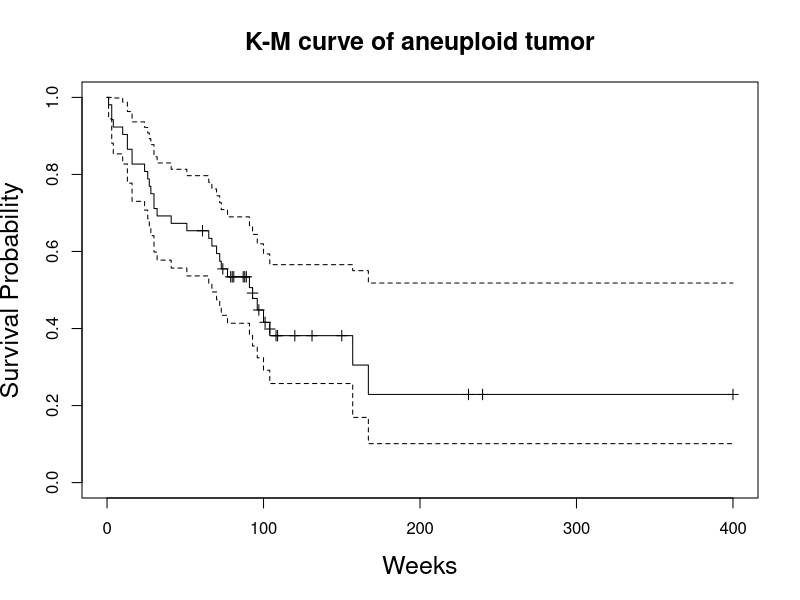
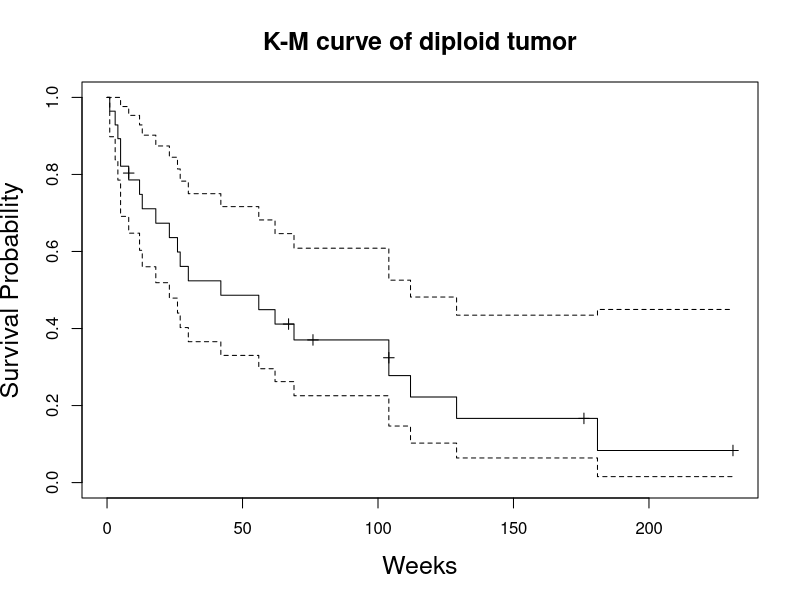

Source code (R) for these figures, in order:
## ---- chunk 1
knitr::opts_chunk$set(echo = FALSE, warning = F, message = F)
## ---- chunk 2
q2_tab <- data.frame(
    ti = c(1,2,4,5,6,7,8,9,10),
    ni = c(10,9,7,6,5,4,3,2,1),
    di = c(1,2,0,0,1,0,0,0,0),
    ci = c(0,0,1,1,0,1,1,1,1)
)

q2_tab$lambda <- ifelse(q2_tab$ni == 0, 0, q2_tab$di/q2_tab$ni)

for (i in 1:nrow(q2_tab)){
    q2_tab$St[i] = prod(1 - q2_tab$lambda[1:i])
}

for (i in 1:nrow(q2_tab)){
    q2_tab$Ht[i] = sum(q2_tab$lambda[1:i])
}

q2_tab$expHt <- exp(-q2_tab$Ht)
## ---- chunk 3
library(tidyverse)
names(q2_tab) = c(
                 "$t_i$",
                 "$n_i$",
                 "$d_i$",
                 "$c_i$",
                 "$\\hat{\\lambda_i}$",
                 "$\\hat{S(t)}$",
                 "$\\tilde{H}(t)$",
                 "$\\exp(-\\tilde{H}(t))$"
             )
q2_tab %>% knitr::kable(
             digits = 3,
             escape = FALSE,
             row.names = FALSE,
             caption = "Table of the survival data 1,2,2,4+,5+,6,7+,8+,9+,10+"
             ) %>% kableExtra::footnote(general = 
                                       c(
                             "$\\\\hat{S(t)}$: Kaplan-Meier estimator of survival function ",
                             "$\\\\tilde{H(t)}$: Nelson-Aalen estimate of the cumulative hazard function",
                             "$\\\\exp(-\\\\tilde{H(t)})$: Fleming-Harrington estimate of the survival function"
                         ),
                         escape = F)
## ---- chunk 4
require(KMsurv)
require(survival)
data(tongue)
aneuploid = tongue %>% filter(type == 1) %>% mutate(survt = Surv(time, delta, type = "right"))
diploid = tongue %>% filter(type == 2) %>% mutate(survt = Surv(time, delta, type = "right"))
## ---- chunk 5
KM_aneuploid = survfit(Surv(time, delta) ~ 1, data = aneuploid, conf.type = "log")
plot(KM_aneuploid, conf.int = TRUE, mark.time = TRUE, xlab = "Weeks", ylab = "Survival Probability", main = "K-M curve of aneuploid tumor", cex.lab = 1.5, cex.main = 1.5)
## ---- chunk 6
KM_diploid = survfit(Surv(time, delta) ~ 1, data = diploid, conf.type = "log")
plot(KM_diploid, conf.int = TRUE, mark.time = TRUE, xlab = "Weeks", ylab = "Survival Probability", main = "K-M curve of diploid tumor", cex.lab = 1.5, cex.main = 1.5)
## ---- chunk 7
sum_an <- summary(KM_aneuploid, time = c(52))
sum_di <- summary(KM_diploid, time = c(52))
one_year_surv <- data.frame(
    tumor = c("aneuploid tumor", "diploid tumor"),
    rate = c(sum_an$surv, sum_di$surv),
    lower = c(sum_an$lower, sum_di$lower),
    upper = c(sum_an$upper, sum_di$upper)
)

one_year_surv %>% knitr::kable(digits = 3,
                              caption = "Estimated 1-year survival rate and $95\\%$ CI of different tumor types",
                              escape = F,
                              row.names = F,
                              col.names = c(
                                  "Tumor Type",
                                  "1-year survival rate",
                                  "lower $95\\%$ CI",
                                  "upper $95\\%$ CI"
                              ),
                              format = "latex"
                              )
